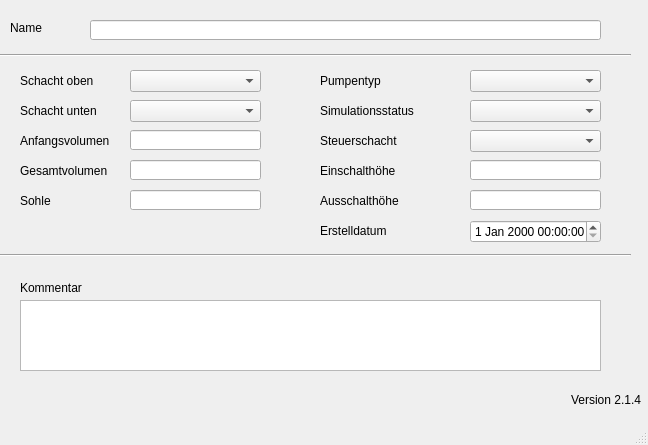
<?xml version="1.0" encoding="UTF-8"?>
<ui version="4.0">
 <class>MainWindow</class>
 <widget class="QMainWindow" name="MainWindow">
  <property name="geometry">
   <rect>
    <x>0</x>
    <y>0</y>
    <width>648</width>
    <height>445</height>
   </rect>
  </property>
  <property name="windowTitle">
   <string>MainWindow</string>
  </property>
  <widget class="QWidget" name="centralwidget">
   <widget class="QLabel" name="label">
    <property name="geometry">
     <rect>
      <x>10</x>
      <y>20</y>
      <width>46</width>
      <height>16</height>
     </rect>
    </property>
    <property name="text">
     <string>Name</string>
    </property>
   </widget>
   <widget class="QLabel" name="label_20">
    <property name="geometry">
     <rect>
      <x>320</x>
      <y>130</y>
      <width>121</width>
      <height>21</height>
     </rect>
    </property>
    <property name="text">
     <string>Steuerschacht</string>
    </property>
   </widget>
   <widget class="QLabel" name="label_5">
    <property name="geometry">
     <rect>
      <x>20</x>
      <y>130</y>
      <width>111</width>
      <height>21</height>
     </rect>
    </property>
    <property name="text">
     <string>Anfangsvolumen</string>
    </property>
   </widget>
   <widget class="QLabel" name="label_6">
    <property name="geometry">
     <rect>
      <x>20</x>
      <y>160</y>
      <width>91</width>
      <height>21</height>
     </rect>
    </property>
    <property name="text">
     <string>Gesamtvolumen</string>
    </property>
   </widget>
   <widget class="QLabel" name="label_18">
    <property name="geometry">
     <rect>
      <x>320</x>
      <y>70</y>
      <width>91</width>
      <height>21</height>
     </rect>
    </property>
    <property name="text">
     <string>Pumpentyp</string>
    </property>
   </widget>
   <widget class="QLabel" name="label_70">
    <property name="geometry">
     <rect>
      <x>320</x>
      <y>220</y>
      <width>71</width>
      <height>21</height>
     </rect>
    </property>
    <property name="text">
     <string>Erstelldatum</string>
    </property>
   </widget>
   <widget class="Line" name="line">
    <property name="geometry">
     <rect>
      <x>0</x>
      <y>40</y>
      <width>631</width>
      <height>31</height>
     </rect>
    </property>
    <property name="orientation">
     <enum>Qt::Horizontal</enum>
    </property>
   </widget>
   <widget class="Line" name="line_2">
    <property name="geometry">
     <rect>
      <x>0</x>
      <y>240</y>
      <width>631</width>
      <height>31</height>
     </rect>
    </property>
    <property name="orientation">
     <enum>Qt::Horizontal</enum>
    </property>
   </widget>
   <widget class="QLabel" name="label_14">
    <property name="geometry">
     <rect>
      <x>20</x>
      <y>280</y>
      <width>81</width>
      <height>16</height>
     </rect>
    </property>
    <property name="text">
     <string>Kommentar</string>
    </property>
   </widget>
   <widget class="QLabel" name="label_21">
    <property name="geometry">
     <rect>
      <x>320</x>
      <y>190</y>
      <width>121</width>
      <height>21</height>
     </rect>
    </property>
    <property name="text">
     <string>Ausschalthöhe</string>
    </property>
   </widget>
   <widget class="QLabel" name="label_22">
    <property name="geometry">
     <rect>
      <x>320</x>
      <y>100</y>
      <width>121</width>
      <height>21</height>
     </rect>
    </property>
    <property name="text">
     <string>Simulationsstatus</string>
    </property>
   </widget>
   <widget class="QLabel" name="label_7">
    <property name="geometry">
     <rect>
      <x>20</x>
      <y>100</y>
      <width>91</width>
      <height>21</height>
     </rect>
    </property>
    <property name="text">
     <string>Schacht unten</string>
    </property>
   </widget>
   <widget class="QLabel" name="label_8">
    <property name="geometry">
     <rect>
      <x>20</x>
      <y>70</y>
      <width>111</width>
      <height>21</height>
     </rect>
    </property>
    <property name="text">
     <string>Schacht oben</string>
    </property>
   </widget>
   <widget class="QLabel" name="label_9">
    <property name="geometry">
     <rect>
      <x>20</x>
      <y>190</y>
      <width>91</width>
      <height>21</height>
     </rect>
    </property>
    <property name="text">
     <string>Sohle</string>
    </property>
   </widget>
   <widget class="QLabel" name="label_23">
    <property name="geometry">
     <rect>
      <x>320</x>
      <y>160</y>
      <width>121</width>
      <height>21</height>
     </rect>
    </property>
    <property name="text">
     <string>Einschalthöhe</string>
    </property>
   </widget>
   <widget class="QLineEdit" name="pnam">
    <property name="geometry">
     <rect>
      <x>90</x>
      <y>20</y>
      <width>511</width>
      <height>20</height>
     </rect>
    </property>
   </widget>
   <widget class="QComboBox" name="schoben">
    <property name="geometry">
     <rect>
      <x>130</x>
      <y>70</y>
      <width>131</width>
      <height>22</height>
     </rect>
    </property>
   </widget>
   <widget class="QComboBox" name="schunten">
    <property name="geometry">
     <rect>
      <x>130</x>
      <y>100</y>
      <width>131</width>
      <height>22</height>
     </rect>
    </property>
   </widget>
   <widget class="QLineEdit" name="volanf">
    <property name="geometry">
     <rect>
      <x>130</x>
      <y>130</y>
      <width>131</width>
      <height>20</height>
     </rect>
    </property>
   </widget>
   <widget class="QLineEdit" name="volges">
    <property name="geometry">
     <rect>
      <x>130</x>
      <y>160</y>
      <width>131</width>
      <height>20</height>
     </rect>
    </property>
   </widget>
   <widget class="QLineEdit" name="sohle">
    <property name="geometry">
     <rect>
      <x>130</x>
      <y>190</y>
      <width>131</width>
      <height>20</height>
     </rect>
    </property>
   </widget>
   <widget class="QComboBox" name="pumpentyp">
    <property name="geometry">
     <rect>
      <x>470</x>
      <y>70</y>
      <width>131</width>
      <height>22</height>
     </rect>
    </property>
   </widget>
   <widget class="QComboBox" name="simstatus">
    <property name="geometry">
     <rect>
      <x>470</x>
      <y>100</y>
      <width>131</width>
      <height>22</height>
     </rect>
    </property>
   </widget>
   <widget class="QComboBox" name="steuersch">
    <property name="geometry">
     <rect>
      <x>470</x>
      <y>130</y>
      <width>131</width>
      <height>22</height>
     </rect>
    </property>
   </widget>
   <widget class="QLineEdit" name="einschalthoehe">
    <property name="geometry">
     <rect>
      <x>470</x>
      <y>160</y>
      <width>131</width>
      <height>20</height>
     </rect>
    </property>
   </widget>
   <widget class="QLineEdit" name="ausschalthoehe">
    <property name="geometry">
     <rect>
      <x>470</x>
      <y>190</y>
      <width>131</width>
      <height>20</height>
     </rect>
    </property>
   </widget>
   <widget class="QTextEdit" name="kommentar">
    <property name="geometry">
     <rect>
      <x>20</x>
      <y>300</y>
      <width>581</width>
      <height>71</height>
     </rect>
    </property>
   </widget>
   <widget class="QgsDateTimeEdit" name="createdat_2">
    <property name="geometry">
     <rect>
      <x>470</x>
      <y>220</y>
      <width>131</width>
      <height>23</height>
     </rect>
    </property>
   </widget>
   <widget class="QLabel" name="lb_version">
    <property name="geometry">
     <rect>
      <x>570</x>
      <y>390</y>
      <width>71</width>
      <height>20</height>
     </rect>
    </property>
    <property name="toolTip">
     <string>Version QKan Import</string>
    </property>
    <property name="text">
     <string>Version 2.1.4</string>
    </property>
    <property name="alignment">
     <set>Qt::AlignRight|Qt::AlignTrailing|Qt::AlignVCenter</set>
    </property>
   </widget>
  </widget>
  <widget class="QMenuBar" name="menubar">
   <property name="geometry">
    <rect>
     <x>0</x>
     <y>0</y>
     <width>648</width>
     <height>21</height>
    </rect>
   </property>
  </widget>
  <widget class="QStatusBar" name="statusbar"/>
 </widget>
 <customwidgets>
  <customwidget>
   <class>QgsDateTimeEdit</class>
   <extends>QDateTimeEdit</extends>
   <header>qgsdatetimeedit.h</header>
  </customwidget>
 </customwidgets>
 <tabstops>
  <tabstop>pnam</tabstop>
  <tabstop>schoben</tabstop>
  <tabstop>schunten</tabstop>
  <tabstop>volanf</tabstop>
  <tabstop>volges</tabstop>
  <tabstop>sohle</tabstop>
  <tabstop>pumpentyp</tabstop>
  <tabstop>simstatus</tabstop>
  <tabstop>steuersch</tabstop>
  <tabstop>einschalthoehe</tabstop>
  <tabstop>ausschalthoehe</tabstop>
  <tabstop>createdat_2</tabstop>
  <tabstop>kommentar</tabstop>
 </tabstops>
 <resources/>
 <connections/>
</ui>
